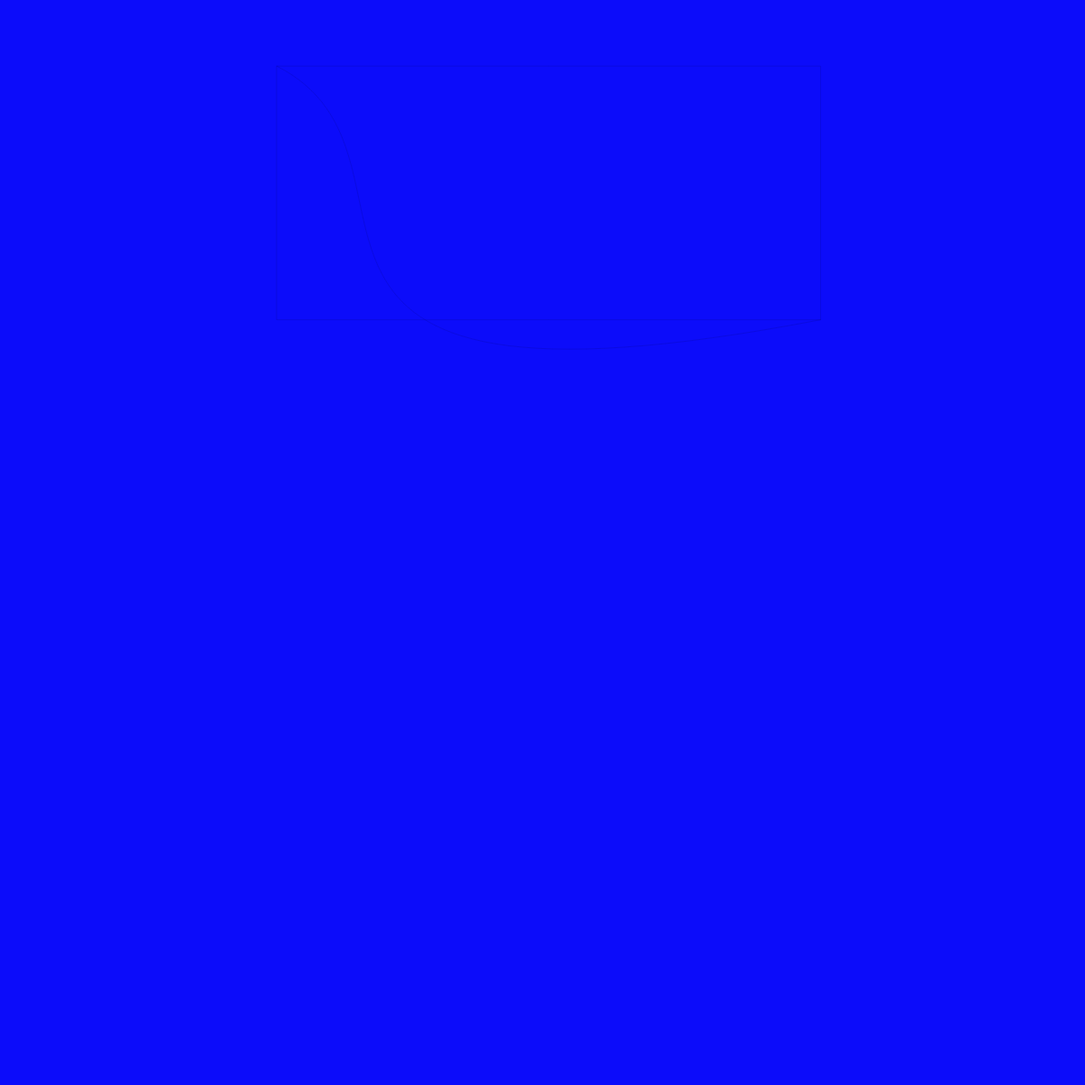
Frame 1 (no input)
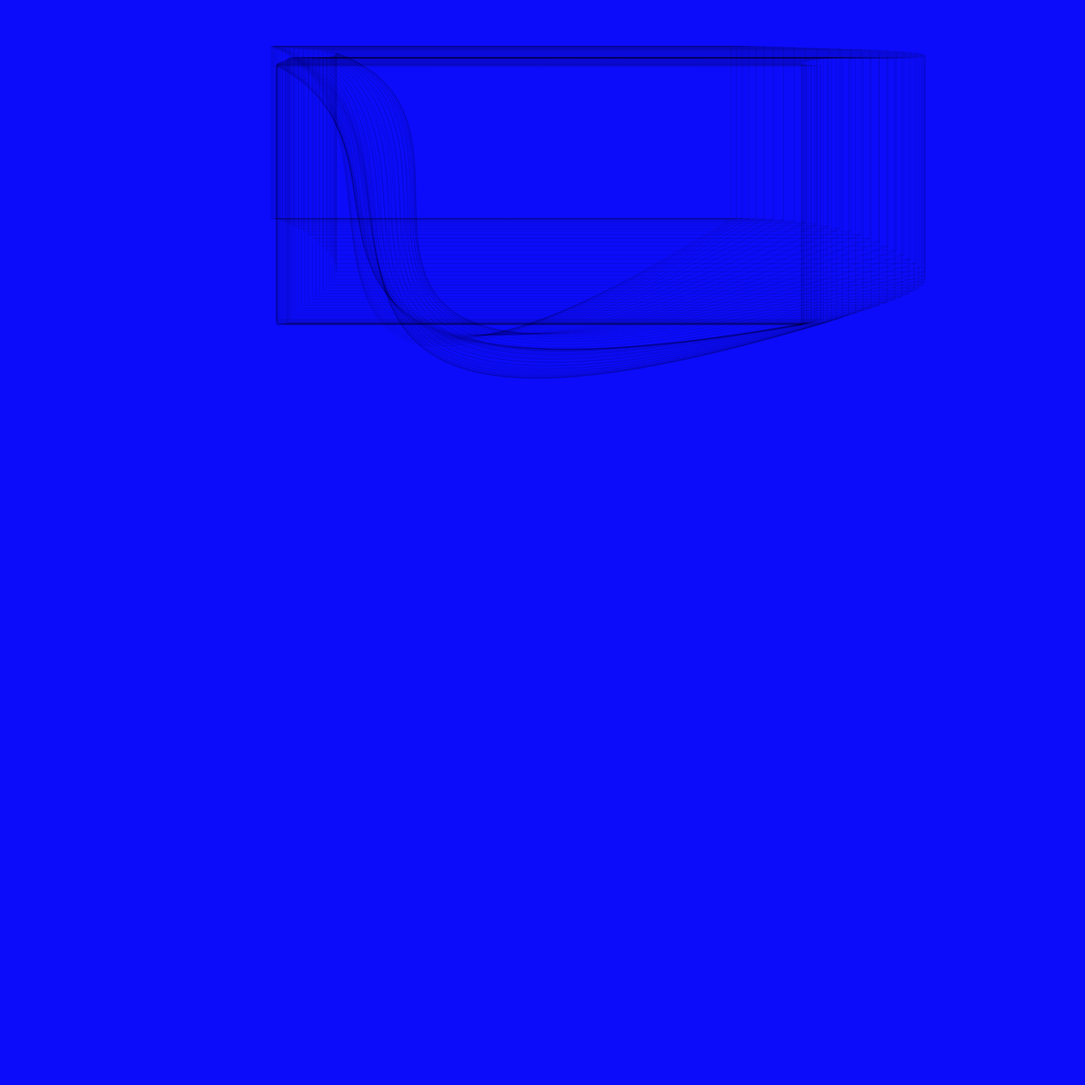
Frame 60 (no input)
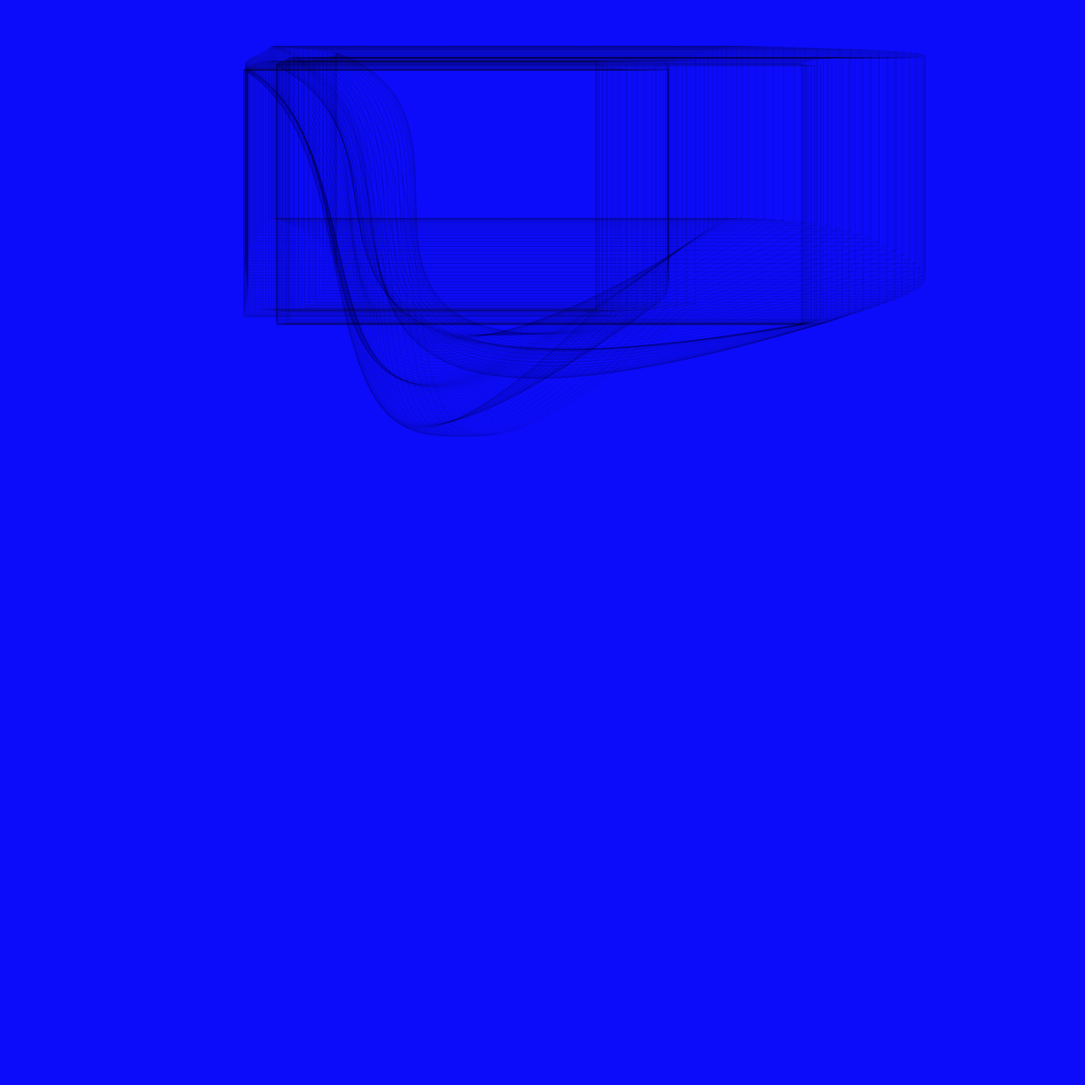
Frame 120 (the mouse pressed at the canvas centre since frame 60)

The p5.js sketch that drew these frames (run headless with seeded random() and noise() and a simulated clock; from frame 60 on, the mouse is pressed at the canvas centre):

// p5.js sketch
// ── sketch.js
//CC Workshop
//extra work 1:- Beziers! Now in a rectangle
//tried to stick a bezier curve within a rectangle
//got the end points fixed to diagonal pts of rectangle
//Don't know yet how to keep control pts inside rectangle


var z1,z2,z3,z4,z5,z6,z7,z8;


function setup() {
   createCanvas(1200, 1200);   //makes a canvas
   background(12,12,250); //three args: red,green,blue 
   noFill(); //so draws only the bezier curve. the inner color is transparent
   
   stroke(0,25); //two args: grayscale and opacity
   //strokeWeight(12); //thickness of stroke 

   frameRate(600); //determines the fps
   z1=random(1200);
   z2=random(1200);   //Just so you know dumbass, dont put the same numbers 
   z3=random(1200);   //for the coordinates of the 4 points needed for bezier
   z4=random(1200);  //you wont get anything
   z5=random(1200);
   z6=random(1200);
   z7=random(1200);
   z8=random(1200);
   }

function draw() {

  //background(12,12,250);
  z1=z1+0.01;
  z2=z2+0.01;
  z3=z3+0.01;
  z4=z4+0.01;
  z5=z5+0.01;
  z6=z6+0.01;
  z7=z7+0.01;
  z8=z8+0.01;
  
  var x1=1200*noise(z1);
  var y1=400*noise(z2);
  var x2=789*noise(z3);
  var y2=919*noise(z4);
  var x3=899*noise(z5);
  var y3=509*noise(z6);
  var x4=542*noise(z5);
  var y4=212*noise(z6);
  
  rect(x4,y4,x1,y1); //args: x,y,width,height
     
  bezier(x4+x1,y4+y1,x2,y2,x3,y3,x4,y4); //the anchor points are fixed to top left and bottom right of rect
  
  
  
  //bezier takes 8 args:  first two args - x y of first anchor point
  //                      last two args - x y of second anchor point
  //              middle args - control points to determine shape of curve          
  

	
  }


  
   
  
